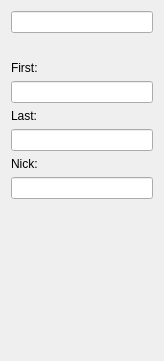
<ui version="4.0" >
 <class>SearchAllBase</class>
 <widget class="QWidget" name="SearchAllBase" >
  <property name="geometry" >
   <rect>
    <x>0</x>
    <y>0</y>
    <width>164</width>
    <height>361</height>
   </rect>
  </property>
  <property name="windowTitle" >
   <string></string>
  </property>
  <layout class="QVBoxLayout" >
   <property name="margin" >
    <number>0</number>
   </property>
   <property name="spacing" >
    <number>6</number>
   </property>
   <item>
    <widget class="RadioGroup" native="1" name="grpMail" >
     <layout class="QVBoxLayout" >
      <property name="margin" >
       <number>11</number>
      </property>
      <property name="spacing" >
       <number>6</number>
      </property>
      <item>
       <widget class="QLineEdit" name="edtMail" />
      </item>
     </layout>
    </widget>
   </item>
   <item>
    <widget class="RadioGroup" native="1" name="grpName" >
     <layout class="QVBoxLayout" >
      <property name="margin" >
       <number>11</number>
      </property>
      <property name="spacing" >
       <number>6</number>
      </property>
      <item>
       <widget class="QLabel" name="TextLabel5" >
        <property name="text" >
         <string>First:</string>
        </property>
        <property name="wordWrap" >
         <bool>false</bool>
        </property>
       </widget>
      </item>
      <item>
       <widget class="QLineEdit" name="edtFirst" />
      </item>
      <item>
       <widget class="QLabel" name="TextLabel6" >
        <property name="text" >
         <string>Last:</string>
        </property>
        <property name="wordWrap" >
         <bool>false</bool>
        </property>
       </widget>
      </item>
      <item>
       <widget class="QLineEdit" name="edtLast" />
      </item>
      <item>
       <widget class="QLabel" name="TextLabel7" >
        <property name="text" >
         <string>Nick:</string>
        </property>
        <property name="wordWrap" >
         <bool>false</bool>
        </property>
       </widget>
      </item>
      <item>
       <widget class="QLineEdit" name="edtNick" />
      </item>
     </layout>
    </widget>
   </item>
   <item>
    <spacer>
     <property name="orientation" >
      <enum>Qt::Vertical</enum>
     </property>
     <property name="sizeType" >
      <enum>QSizePolicy::Expanding</enum>
     </property>
     <property name="sizeHint" >
      <size>
       <width>20</width>
       <height>20</height>
      </size>
     </property>
    </spacer>
   </item>
  </layout>
 </widget>
 <customwidgets>
  <customwidget>
   <class>RadioGroup</class>
   <extends>QWidget</extends>
   <header>intedit.h</header>
   <container>1</container>
  </customwidget>
 </customwidgets>
 <resources/>
 <connections/>
</ui>
